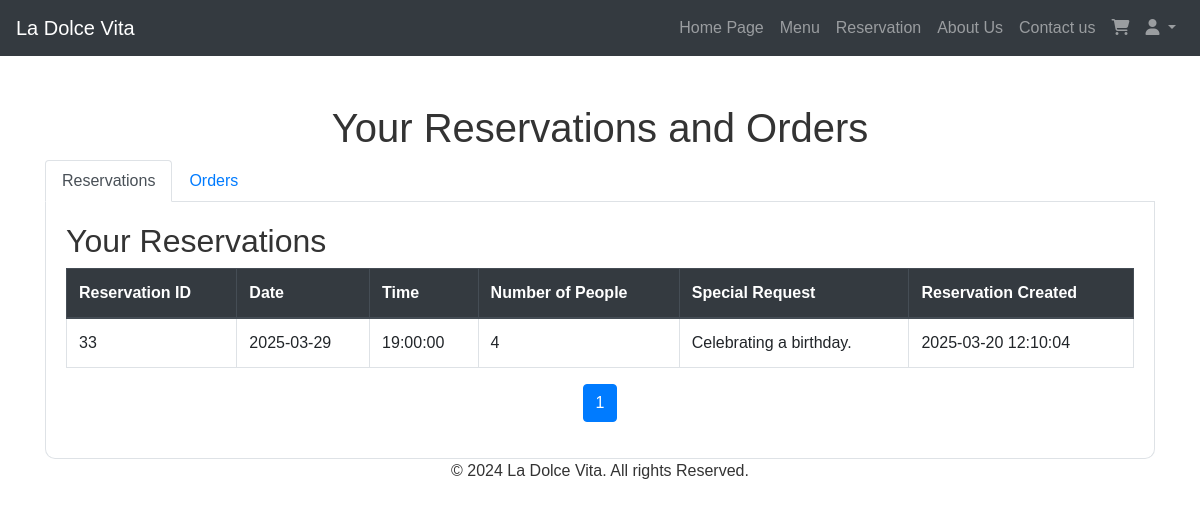
Screenshot of /index.php?page=orders_and_reservations (signed in) with the database file from the repository.
### tables this page shows
CREATE TABLE IF NOT EXISTS `reservations` (
  `ReservationID` int NOT NULL AUTO_INCREMENT,
  `CustomerName` varchar(255) NOT NULL,
  `CustomerEmail` varchar(255) NOT NULL,
  `CustomerPhone` varchar(255) NOT NULL,
  `ReservationDate` date NOT NULL,
  `ReservationTime` time NOT NULL,
  `NumberOfPeople` int NOT NULL,
  `SpecialRequest` text,
  `CreatedAt` timestamp NULL DEFAULT CURRENT_TIMESTAMP,
  PRIMARY KEY (`ReservationID`)
);

### src/controller/myordersandreservations.php (the view, shortened to what this page needs)
<?php
require_once __DIR__ . '/../../config/config.php';
$username = $_SESSION['username'];
$rpage = isset($_GET['rpage']) ? (int)$_GET['rpage'] : 1;
$res_limit = 5;
$res_offset = ($rpage - 1) * $res_limit;
$sql_count_res = "SELECT COUNT(*) AS total FROM reservations WHERE CustomerEmail = (SELECT Email FROM accounts WHERE Username = ?)";
$stmt_count_res = mysqli_prepare($mysqli, $sql_count_res);
mysqli_stmt_bind_param($stmt_count_res, "s", $username);
mysqli_stmt_execute($stmt_count_res);
$result_count_res = mysqli_stmt_get_result($stmt_count_res);
$count_row = mysqli_fetch_assoc($result_count_res);
$total_reservations = $count_row['total'];
$total_res_pages = ceil($total_reservations / $res_limit);
$sql_reservations = "SELECT * FROM reservations WHERE CustomerEmail = (SELECT Email FROM accounts WHERE Username = ?) LIMIT ? OFFSET ?";
$stmt_res = mysqli_prepare($mysqli, $sql_reservations);
mysqli_stmt_bind_param($stmt_res, "sii", $username, $res_limit, $res_offset);
mysqli_stmt_execute($stmt_res);
$result_reservations = mysqli_stmt_get_result($stmt_res);
?>
<!DOCTYPE html>
<html lang="en">
<head>
    <link rel="stylesheet" href="https://cdnjs.cloudflare.com/ajax/libs/font-awesome/5.15.4/css/all.min.css">
    <link rel="stylesheet" href="https://stackpath.bootstrapcdn.com/bootstrap/4.5.2/css/bootstrap.min.css">
    <link rel="stylesheet" href="/assets/css/styles.css">
</head>
<body>
    <?php require_once realpath(__DIR__ . '/../views/header.php'); ?>
    <div class="container mt-5 ">
        <h1 class="text-center">Your Reservations and Orders</h1>
        <ul class="nav nav-tabs" id="myTab" role="tablist">
            <li class="nav-item">
                <a class="nav-link active" id="reservations-tab" data-toggle="tab" href="#reservations" role="tab" aria-controls="reservations" aria-selected="true">Reservations</a>
            </li>
            <li class="nav-item">
                <a class="nav-link" id="orders-tab" data-toggle="tab" href="#orders" role="tab" aria-controls="orders" aria-selected="false">Orders</a>
            </li>
        </ul>
        <div class="tab-content" id="myTabContent">
            <div class="tab-pane fade show active table-responsive" id="reservations" role="tabpanel" aria-labelledby="reservations-tab">
                <h2>Your Reservations</h2>
                <table class="table table-hover table-bordered">
                    <thead class="thead-dark">
                        <tr>
                            <th>Reservation ID</th>
                            <th>Date</th>
                            <th>Time</th>
                            <th>Number of People</th>
                            <th>Special Request</th>
                            <th>Reservation Created</th>
                        </tr>
                    </thead>
                    <tbody>
                        <?php if (mysqli_num_rows($result_reservations) > 0): ?>
                            <?php while ($row = mysqli_fetch_assoc($result_reservations)): ?>
                                <tr>
                                    <td><?= htmlspecialchars($row['ReservationID']) ?></td>
                                    <td><?= htmlspecialchars($row['ReservationDate']) ?></td>
                                    <td><?= htmlspecialchars($row['ReservationTime']) ?></td>
                                    <td><?= htmlspecialchars($row['NumberOfPeople']) ?></td>
                                    <td><?= htmlspecialchars($row['SpecialRequest']) ?></td>
                                    <td><?= htmlspecialchars($row['CreatedAt']) ?></td>
                                </tr>
                            <?php endwhile; ?>
                        <?php else: ?>
                            <tr>
                                <td colspan="6" class="text-center">No reservations found.</td>
                            </tr>
                        <?php endif; ?>
                    </tbody>
                </table>
                <nav aria-label="Reservations Pagination">
                    <ul class="pagination justify-content-center">
                        <?php for($i = 1; $i <= $total_res_pages; $i++): ?>
                            <li class="page-item <?= ($i == $rpage) ? 'active' : '' ?>">
                                <a class="page-link" href="?rpage=<?= $i ?><?= isset($_GET['opage']) ? '&opage=' . $_GET['opage'] : '' ?>#reservations"><?= $i ?></a>
                            </li>
                        <?php endfor; ?>
                    </ul>
                </nav>
            </div>
        </div>
    </div>
    <footer class="footer">
        <div class="container text-center">
            <p>&copy; 2024 La Dolce Vita. All rights Reserved. </p>
        </div>
    </footer>
</body>
</html>

### assets/css/styles.css (style rules this page uses)
* { margin: 0; padding: 0; box-sizing: border-box; }
body { font-family: 'Arial', sans-serif; color: #333; }

### src/controller/myordersandreservations.php (style rules this page uses)
.tab-content { padding: 20px; background-color: #fff; border: 1px solid #dee2e6; border-top: none; border-radius: 0 0 10px 10px; }

### rows the page displays
reservations: ReservationID "33", ReservationDate "2025-03-29", ReservationTime "19:00:00", NumberOfPeople "4", SpecialRequest "Celebrating a birthday.", CreatedAt "2025-03-20 12:10:04"
